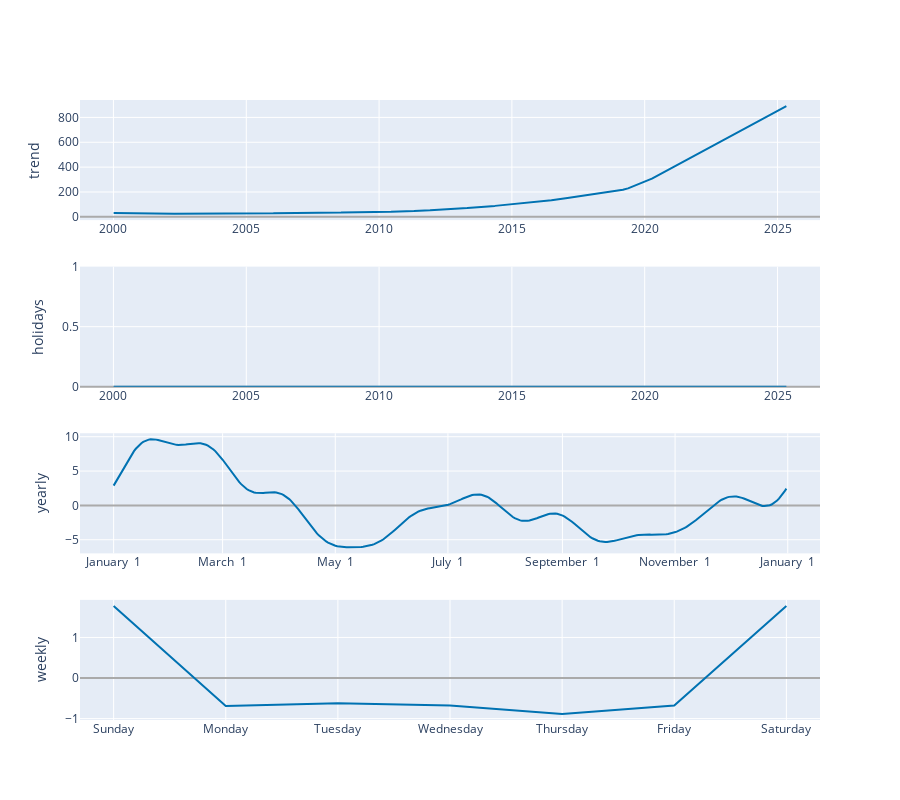

Write notebook code for a chart like this one.
### Code cell
forecast = m.predict(future)
plot_components_plotly(m, forecast)

### Figure 1 — Plotly figure (JSON) as saved in the notebook; plotly's stock layout.template omitted (floating-point values rounded to 4 significant figures; data arrays with more than 128 entries replaced by an {"elided": "..."} marker saying what was removed)
{"data": [{"line": {"color": "#0072B2", "width": 2}, "mode": "lines", "name": "trend", "type": "scatter", "x": {"elided": "6314 str values"}, "xaxis": "x", "y": {"elided": "6314 float values"}, "yaxis": "y"}, {"line": {"color": "#0072B2", "width": 2}, "mode": "lines", "name": "holidays", "text": {"elided": "6314 str values"}, "type": "scatter", "x": {"elided": "6314 str values"}, "xaxis": "x2", "y": {"elided": "6314 int values"}, "yaxis": "y2"}, {"line": {"color": "#0072B2", "width": 2}, "mode": "lines", "name": "yearly", "type": "scatter", "x": {"elided": "365 str values"}, "xaxis": "x3", "y": {"elided": "365 float values"}, "yaxis": "y3"}, {"line": {"color": "#0072B2", "width": 2}, "mode": "lines", "name": "weekly", "type": "scatter", "x": ["2017-01-01T00:00:00", "2017-01-02T00:00:00", "2017-01-03T00:00:00", "2017-01-04T00:00:00", "2017-01-05T00:00:00", "2017-01-06T00:00:00", "2017-01-07T00:00:00"], "xaxis": "x4", "y": [1.778, -0.692, -0.6196, -0.6785, -0.8864, -0.6799, 1.778], "yaxis": "y4"}], "layout": {"height": 800, "showlegend": false, "width": 900, "xaxis": {"anchor": "y", "domain": [0, 1], "range": ["1998-09-28T12:00:00", "2026-08-07T12:00:00"], "type": "date"}, "xaxis2": {"anchor": "y2", "domain": [0, 1], "range": ["1998-09-28T12:00:00", "2026-08-07T12:00:00"], "type": "date"}, "xaxis3": {"anchor": "y3", "domain": [0, 1], "range": ["2016-12-13T18:54:02.958904115", "2018-01-18T11:04:57.863013581"], "tickformat": "%B %e", "type": "date"}, "xaxis4": {"anchor": "y4", "domain": [0, 1], "range": ["2016-12-31T16:48:00", "2017-01-07T07:12:00"], "tickformat": "%A", "type": "date"}, "yaxis": {"anchor": "x", "autorange": true, "domain": [0.8063, 1], "range": [-26.18, 940.0], "rangemode": "normal", "title": {"text": "trend"}, "type": "linear", "zerolinecolor": "#AAA"}, "yaxis2": {"anchor": "x2", "autorange": true, "domain": [0.5375, 0.7312], "range": [0, 1], "rangemode": "tozero", "title": {"text": "holidays"}, "type": "linear", "zerolinecolor": "#AAA"}, "yaxis3": {"anchor": "x3", "autorange": true, "domain": [0.2687, 0.4625], "range": [-6.984, 10.5], "title": {"text": "yearly"}, "type": "linear", "zerolinecolor": "#AAA"}, "yaxis4": {"anchor": "x4", "autorange": true, "domain": [0, 0.1938], "range": [-1.034, 1.926], "title": {"text": "weekly"}, "type": "linear", "zerolinecolor": "#AAA"}}}
